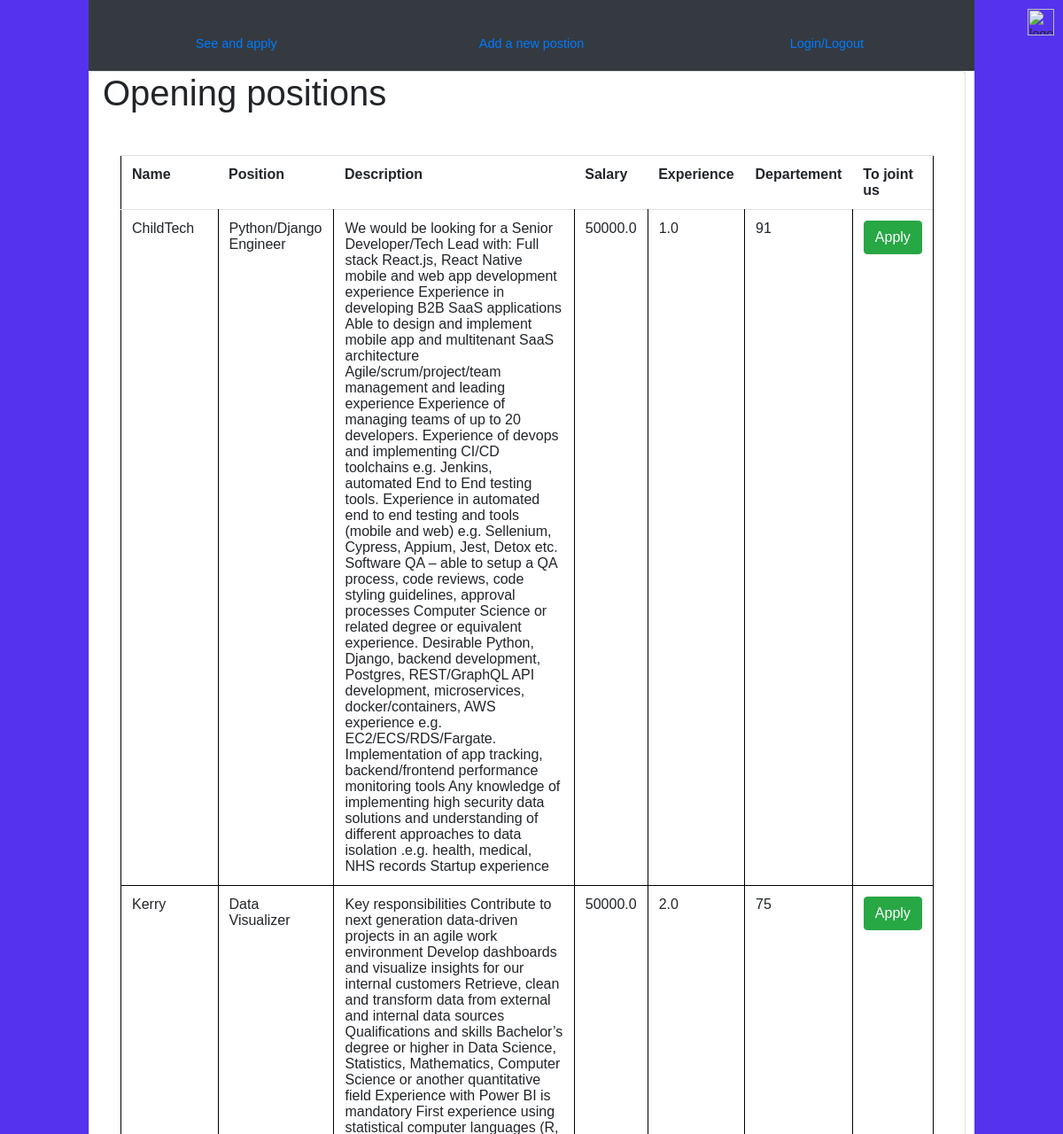
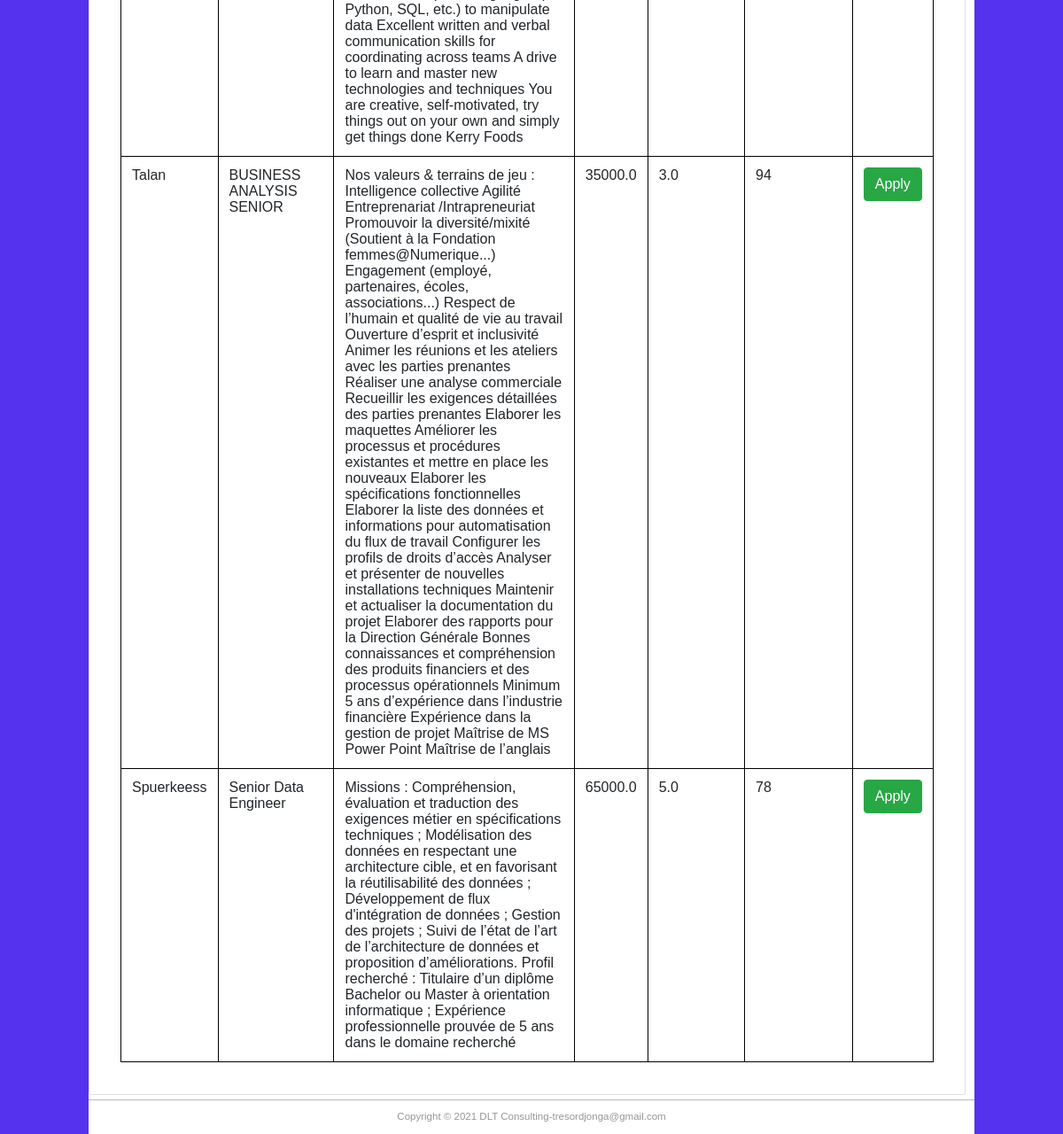
The page / on the database its author committed (2 pictures, top to bottom).
### jobs/models.py (models this page shows, shortened)
class Company(models.Model):
    user=models.ForeignKey(User, on_delete=models.CASCADE)
    name=models.CharField(max_length=200, verbose_name='Company name')
    position=models.CharField(max_length=200, verbose_name='Position title')
    description=models.CharField(max_length=2500, verbose_name='Job description')
    salary=models.FloatField()
    experience=models.FloatField(verbose_name='Number of year experiences')
    dep=models.CharField(max_length=2, verbose_name='Departement')
    class Meta:
        verbose_name_plural = "Compagnies"

### jobs/views.py (the view)
# urls.py: path('', home, name='home'),
def home(request):
    if request.user.is_authenticated:
        candidates=Candidate.objects.filter(company__name=request.user.username)
        context={
            'candidates':candidates,
        }
        return render(request,'jobs/hr.html',context)
    else:
        companies=Company.objects.all()
        context={
            'companies':companies,
        }
        return render(request,'jobs/jobseeker.html',context)

### jobs/templates/jobs/jobseeker.html
{% extends 'base.html' %}
{% block content %}
<div class="container card">
    <h1>Opening positions</h1>
    <div class="card-body">
        <table class="table table-hover">
            <tr>
                <th>Name</th>
                <th>Position</th>
                <th>Description</th>
                <th>Salary</th>
                <th>Experience</th>
                <th>Departement</th>
                <th>To joint us</th>
            </tr>
            {% for job in companies %}
                <tr>
                    <td>{{job.name}}</td>
                    <td>{{job.position}}</td>
                    <td>{{job.description}}</td>
                    <td>{{job.salary}}</td>
                    <td>{{job.experience}}</td>
                    <td>{{job.dep}}</td>
                    <td><a href="{% url 'apply' %}" class="btn btn-success" type="submit">Apply</a></td>
                </tr>
            {% endfor %}
        </table>
    </div>
</div>
{% endblock %}

### templates/base.html (shortened to what this page needs)
{% load static %}
<html lang="en">
<head>
    <link rel="stylesheet" href="https://cdn.jsdelivr.net/npm/bootstrap@4.5.3/dist/css/bootstrap.min.css">
    <link rel="stylesheet" href="{% static 'css/base.css' %}">
    <div id="logo"><img src="{% static 'img/logo.jpg' %}"  width="30" height="30" alt="logo"/></div>
</head>
<body> <div id="wrapper">
    <div class="bg-dark">
        <header>
        <div class="container" style="height: 80px;" >
            <div class="row" style="padding-top: 4%; text-align: center;">
                <div class="col-12 col-md-4">
                    <a href="{% url 'home' %}">See and apply</a>
                </div>
                <div class="col-12 col-md-4">
                    <a href="{% url 'add' %}">Add a new postion </a>
                </div>
                <div class="col-12 col-md-4">
                    <a href="{% url 'login' %}">Login/Logout </a>
                </div>
            </div>
        </div>
        </header>
    </div>
<section id="main">
{% block content %}
{% endblock content %}
</section>
<footer id="footer">Copyright &copy; 2021 DLT Consulting-tresordjonga@gmail.com</footer>
</div>
</body>
</html>

### static/css/base.css (style rules this page uses)
head { border-style: none; width: 1000px; height: auto; }
#wrapper { margin-top: 0px; margin-left: auto; margin-right: auto; background-color: #FFFFFF; width: 1000px; }
body { background-color:rgb(85, 51, 238); font-family:Arial, Helvetica, sans-serif; font-size: 0.9em; text-align: justify; }
table, tr, td { padding: 1px; border: 1px solid black; border-collapse: collapse; margin-top: 2%; }
#logo { padding: 10px; float: right; }
#footer { text-align: center; font-size: 0.8em; margin-top: 5px; padding-top: 10px; padding-bottom: 10px; background-color: #FFFFFF; border-top: thin solid #BBBBBB; clear: both; color: #969696; }
#main { width: 1000px; float: center; margin-left: auto; margin-right: auto; padding-right: 10px; }

### rows shown on the page
Company: name "ChildTech", position "Python/Django Engineer", description "We would be looking for a Senior Developer/Tech Lead with: Full stack React.js, React Native mobile and web app development experience Experience in developing B2B SaaS applications Able to design and implement mobile app and multitenant SaaS architecture Agile/scrum/project/team management and leading experience Experience of managing teams of up to 20 developers. Experience of devops and implementing CI/CD toolchains e.g. Jenkins, automated End to End testing tools. Experience in automated end to end testing and tools (mobile and web) e.g. Sellenium, Cypress, Appium, Jest, Detox etc. Software QA – able to setup a QA process, code reviews, code styling guidelines, approval processes…", salary "50000.0", experience "1.0", dep "91"
Company: name "Kerry", position "Data Visualizer", description "Key responsibilities Contribute to next generation data-driven projects in an agile work environment Develop dashboards and visualize insights for our internal customers Retrieve, clean and transform data from external and internal data sources Qualifications and skills Bachelor’s degree or higher in Data Science, Statistics, Mathematics, Computer Science or another quantitative field Experience with Power BI is mandatory First experience using statistical computer languages (R, Python, SQL, etc.) to manipulate data Excellent written and verbal communication skills for coordinating across teams A drive to learn and master new technologies and techniques You are creative, self-motivated, try…", salary "50000.0", experience "2.0", dep "75"
Company: name "Talan", position "BUSINESS ANALYSIS SENIOR", description "Nos valeurs & terrains de jeu : Intelligence collective Agilité Entreprenariat /Intrapreneuriat Promouvoir la diversité/mixité (Soutient à la Fondation femmes@Numerique...) Engagement (employé, partenaires, écoles, associations...) Respect de l’humain et qualité de vie au travail Ouverture d’esprit et inclusivité Animer les réunions et les ateliers avec les parties prenantes Réaliser une analyse commerciale Recueillir les exigences détaillées des parties prenantes Elaborer les maquettes Améliorer les processus et procédures existantes et mettre en place les nouveaux Elaborer les spécifications fonctionnelles Elaborer la liste des données et informations pour automatisation du flux de…", salary "35000.0", experience "3.0", dep "94"
Company: name "Spuerkeess", position "Senior Data Engineer", description "Missions : Compréhension, évaluation et traduction des exigences métier en spécifications techniques ; Modélisation des données en respectant une architecture cible, et en favorisant la réutilisabilité des données ; Développement de flux d'intégration de données ; Gestion des projets ; Suivi de l’état de l’art de l’architecture de données et proposition d’améliorations. Profil recherché : Titulaire d’un diplôme Bachelor ou Master à orientation informatique ; Expérience professionnelle prouvée de 5 ans dans le domaine recherché", salary "65000.0", experience "5.0", dep "78"
